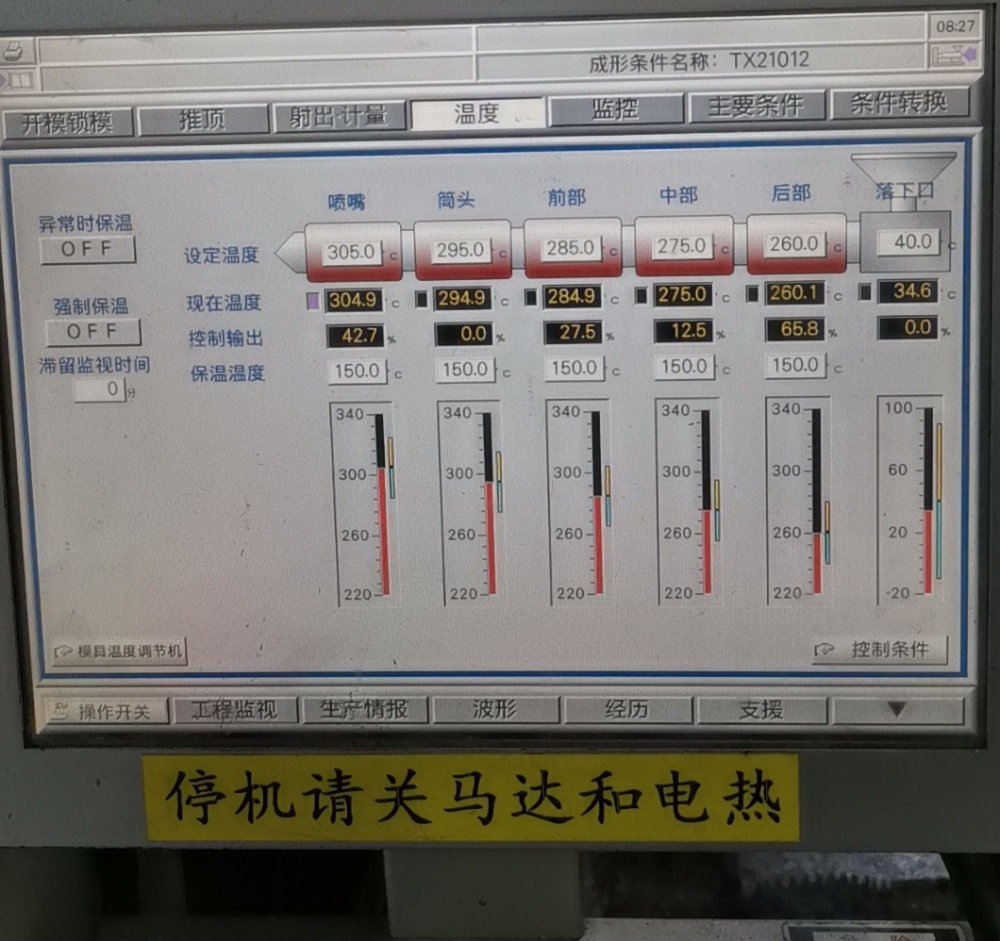
#> input picture output/rectified/boletuo_Z001_t1_炮筒.rectified.jpeg, 1000 x 941 px; its folder holds only this picture in this run
$ python feishu_card_assistant.py -i '../../output/rectified/boletuo_Z001_t1_炮筒.rectified.jpeg'   (older library calls are emulated)
#> lines starting #> are read from the running program, lines starting #| are printed output that depends on the picture; after the words box and inside, x2 and y2 are one past the last pixel; in counts of white or black regions, pixels touching at a corner belong together
### scripts/quality.py
"""HMI 图片质量门禁。

输出 JSON 报告，对每张图给出：
- triage: green | yellow | red
- reject_codes: 拒绝原因码列表（来自 docs/002 的硬拒绝集）
- warn_codes: 警告原因码列表（黄灯）
- metrics: 各分项指标
- reshoot_guidance: 给现场操作员的重拍建议

硬拒绝原因码：
DUPLICATE_ATTACHMENT, CROSS_RECORD_DUPLICATE, SCREEN_NOT_FOUND, SCREEN_TOO_SMALL,
SEVERE_GLARE, SEVERE_BLUR, SEVERE_PERSPECTIVE, PAGE_UNKNOWN,
SCREEN_CLIPPED, SEVERE_UNDEREXPOSURE（064 S02 新增，五类原因映射见 064 PLAN §3.1）

警告原因码（黄灯）：
NEEDS_RECTIFICATION, LOW_TEXT_SIZE, MINOR_GLARE, LOW_CLASS_CONFIDENCE

判定策略（013 S1 校准集 2026-07-31 第二轮校准）：
- 用 OpenCV 检测屏幕区域：四边最长的水平/垂直线 + 暗色矩形估计
- 透视：有屏幕四角时取对边长度比（>1.80 且可矫正仍硬拒；无四角回退启发式 >1.30 硬拒）
- 反光：高亮区域比例（>230 像素值）>0.15 且画面纹理已破坏（Laplacian 方差 <300）才硬拒
- 模糊：Laplacian 方差
- 屏幕太小：屏幕有效宽度 < 500px 且屏占比 <30% 硬拒；仅一项不足时黄灯
- 完整性（064 S02）：屏幕 bbox 贴图像边（余量 <1%）且四角未命中时 SCREEN_CLIPPED
  硬拒；四角命中说明屏幕完整入镜，不误判。无法定界屏幕 ROI 时不下质量结论
  （安全降级，SCREEN_NOT_FOUND 已覆盖）
- 欠曝（064 S02）：屏幕 ROI 欠曝比例 >0.85 且纹理已破坏（blur<300）才
  SEVERE_UNDEREXPOSURE 硬拒；语料无欠曝样本，阈值保守取值待补采校准
- 多码命中（064 S02）：reject_codes 返回全部机器码，red 时 reshoot_guidance
  只保留一个主提示（按 REJECT_GUIDANCE 顺序取最可操作者），yellow 维持原多提示

用法：
    python scripts/quality.py <image>... --output <report.json>
"""
from __future__ import annotations

import argparse
import json
import sys
from dataclasses import dataclass, field, asdict
from pathlib import Path

import cv2
import numpy as np


@dataclass
class QualityMetrics:
    width: int = 0
    height: int = 0
    screen_bbox: tuple[int, int, int, int] | None = None
    screen_area_ratio: float = 0.0
    perspective_ratio: float = 1.0  # 越大越倾斜
    blur_score: float = 0.0  # Laplacian variance
    glare_ratio: float = 0.0  # >230 像素比例
    dark_ratio: float = 0.0
    corners_found: bool = False  # detect_screen_corners 是否命中（命中则透视可被 rectify 矫正）
    screen_clipped: bool = False  # 屏幕 bbox 贴图像边且四角未命中（064 S02，疑似屏幕被裁切）
    roi_dark_ratio: float = 0.0  # 屏幕 ROI 内欠曝(<30)像素比例（064 S02；无 ROI 时保持 0 不强拒）


@dataclass
class QualityReport:
    filename: str
    triage: str = "green"  # green | yellow | red
    reject_codes: list[str] = field(default_factory=list)
    warn_codes: list[str] = field(default_factory=list)
    metrics: QualityMetrics = field(default_factory=QualityMetrics)
    reshoot_guidance: list[str] = field(default_factory=list)


# 阈值（013 S1 校准集 2026-07-31 第二轮校准：按误杀案例分析放宽，见 014 HANDOVER）
THRESHOLD_SCREEN_MIN_WIDTH = 500  # 绝对像素宽度下限（OCR 可用性取决于绝对像素，不取决于屏占比）
THRESHOLD_SCREEN_MIN_AREA_RATIO = 0.30  # 屏占比低于此值仅黄灯提示（高分辨率远景照绝对像素仍充足，不再红灯）
THRESHOLD_BLUR_VARIANCE = 30.0
THRESHOLD_GLARE_RATIO = 0.05
THRESHOLD_PERSPECTIVE = 1.30  # 无四角（不可矫正）时的硬拒阈值
THRESHOLD_PERSPECTIVE_RECTIFIABLE = 1.80  # 有四角（rectify 可矫正）时的硬拒阈值
# 反光硬拒需同时满足"纹理已被破坏"：白底高亮屏（如佳明过曝图）虽然 >230 比例高，
# 但 Laplacian 方差大（文字梯度仍在），OCR 可读，不应红灯
THRESHOLD_GLARE_SEVERE = 0.15
THRESHOLD_GLARE_BLUR_MAX = 300.0
# 064 S02 新增（五类原因补齐）：
THRESHOLD_EDGE_MARGIN_RATIO = 0.01  # 屏幕 bbox 距图像边不足 1% 视为贴边（疑似裁切）
THRESHOLD_DARK_SEVERE = 0.85  # 屏幕 ROI 欠曝比例硬拒下限（须同时 blur<300；语料无样本，保守值待补采校准）

# 064 S02：五类原因的硬拒码 → 中文重拍提示（064 PLAN §3.1 / 065 §3.1 冻结映射）。
# red 多码命中时 reject_codes 全部返回，reshoot_guidance 只保留列表中最靠前的一个主提示。
REJECT_GUIDANCE = {
    "SCREEN_CLIPPED": "屏幕未拍完整，请将完整屏幕框入取景框。",
    "SCREEN_NOT_FOUND": "请正对屏幕拍摄，四个屏幕边角全部入镜，不要从侧面斜拍。",
    "SEVERE_PERSPECTIVE": "请正对屏幕拍摄，四个屏幕边角全部入镜，不要从侧面斜拍。",
    "SCREEN_TOO_SMALL": "请靠近拍摄，让显示屏主体占照片大部分，同时保留完整四边。",
    "SEVERE_UNDEREXPOSURE": "画面过暗：请改善照明，确保屏幕数字区域清晰可辨后重拍。",
    "SEVERE_GLARE": "反光严重：请调整站位或关闭闪光灯，确保反光不覆盖数字区域。",
    "SEVERE_BLUR": "画面模糊：请擦净镜头、保持手机稳定，点击屏幕区域对焦后重拍。",
    "READ_ERROR": "图片无法读取，请重新拍照或检查文件格式。",
}


def detect_screen_bbox(img: np.ndarray) -> tuple[int, int, int, int] | None:
    """用暗色矩形估计屏幕四边，返回 (x, y, w, h)。

    启发式：屏幕通常有黑色边框 + 内部有亮色文本。找最大内部颜色方差的中等暗矩形。
    这里用简化方法：Canny + 形态学找最大轮廓 + 验证长宽比。
    """
    gray = cv2.cvtColor(img, cv2.COLOR_BGR2GRAY) if len(img.shape) == 3 else img
    h, w = gray.shape

    # 边缘
    edges = cv2.Canny(gray, 50, 150)
    edges = cv2.dilate(edges, np.ones((3, 3), np.uint8), iterations=2)

    contours, _ = cv2.findContours(edges, cv2.RETR_EXTERNAL, cv2.CHAIN_APPROX_SIMPLE)
    if not contours:
        return None

    # 取最大外接矩形（不做面积过滤，让 triage() 决定 SCREEN_TOO_SMALL）
    best = None
    best_area = 0
    for c in contours:
        x, y, cw, ch = cv2.boundingRect(c)
        area = cw * ch
        # 最低面积 1%（防止噪音框），不做精确过滤
        if area < h * w * 0.01:
            continue
        if cw < 200:  # 太窄的不要
            continue
        aspect = max(cw, ch) / max(1, min(cw, ch))
        if aspect > 4.0:  # 太扁的不要（很可能是边缘）
            continue
        if area > best_area:
            best_area = area
            best = (x, y, cw, ch)
    return best


def order_points(pts: np.ndarray) -> np.ndarray:
    """把 4 个点排序为 [左上, 右上, 右下, 左下]。"""
    pts = np.asarray(pts, dtype=np.float32)
    s = pts.sum(axis=1)
    diff = np.diff(pts, axis=1).ravel()
    return np.array([
        pts[np.argmin(s)],      # 左上：x+y 最小
        pts[np.argmin(diff)],   # 右上：y-x 最小
        pts[np.argmax(s)],      # 右下：x+y 最大
        pts[np.argmax(diff)],   # 左下：y-x 最大
    ], dtype=np.float32)


def detect_screen_corners(img: np.ndarray,
                          bbox: tuple[int, int, int, int] | None = None) -> np.ndarray | None:
    """检测显示屏面板四角，返回 (4,2) 像素坐标 [左上, 右上, 右下, 左下]；失败返回 None。

    启发式：显示屏面板是图中最亮的低饱和区域（浅灰/白），边框与机身明显更暗。
    在缩略图上做 (V>140 且 S<90) 阈值 → 形态学闭/开 → 最大轮廓 →
    approxPolyDP 逼近四边形；逼近不出四点则用 minAreaRect 的旋转矩形四角。

    S4（2026-07-30）新增：供 rectify.py 透视矫正与 compute_perspective_ratio 真实测量复用。
    083 S05：传入 bbox（detect_screen_bbox 结果）时做子面板防护——局部亮区
    （如屏幕下半功能面板）被当作整屏会让矫正裁掉上部温度区；四角候选面积
    显著小于 bbox 且基本被其包含时判为子面板，返回 None 走 bbox 回退。
    """
    h, w = img.shape[:2]
    scale = 800 / max(h, w)
    small = cv2.resize(img, (int(w * scale), int(h * scale))) if scale < 1 else img.copy()
    hsv = cv2.cvtColor(small, cv2.COLOR_BGR2HSV)
    _, S, V = cv2.split(hsv)
    mask = ((V > 140) & (S < 90)).astype(np.uint8) * 255
    mask = cv2.morphologyEx(mask, cv2.MORPH_CLOSE, np.ones((15, 15), np.uint8))
    mask = cv2.morphologyEx(mask, cv2.MORPH_OPEN, np.ones((7, 7), np.uint8))

    contours, _ = cv2.findContours(mask, cv2.RETR_EXTERNAL, cv2.CHAIN_APPROX_SIMPLE)
    sh, sw = mask.shape
    best, best_area = None, 0.0
    for c in contours:
        area = cv2.contourArea(c)
        if area < sh * sw * 0.05:  # 至少占图 5%，防噪声
            continue
        if area > best_area:
            best, best_area = c, area
    if best is None:
        return None

    inv = 1.0 / scale if scale < 1 else 1.0
    peri = cv2.arcLength(best, True)
    approx = cv2.approxPolyDP(best, 0.02 * peri, True)
    if len(approx) == 4:
        quad = approx.reshape(-1, 2).astype(np.float32) * inv
    else:
        quad = cv2.boxPoints(cv2.minAreaRect(best)).astype(np.float32) * inv

    quad = order_points(quad)
    # 基本合理性：四边都 > 100px（原图尺度），长宽比不过分离谱
    widths = [np.linalg.norm(quad[1] - quad[0]), np.linalg.norm(quad[2] - quad[3])]
    heights = [np.linalg.norm(quad[3] - quad[0]), np.linalg.norm(quad[2] - quad[1])]
    if min(widths + heights) < 100:
        return None
    aspect = max(widths) / max(1.0, min(heights))
    if not 0.4 <= aspect <= 4.0:
        return None
    if bbox is not None:
        bx, by, bw, bh = bbox
        if bw > 0 and bh > 0:
            qx0, qy0 = float(quad[:, 0].min()), float(quad[:, 1].min())
            qx1, qy1 = float(quad[:, 0].max()), float(quad[:, 1].max())
            mx, my = bw * 0.10, bh * 0.10
            inside = (qx0 >= bx - mx and qx1 <= bx + bw + mx
                      and qy0 >= by - my and qy1 <= by + bh + my)
            # 083 S07：bbox 已接近整幅（≥60% 图幅，整机面板被当成屏幕）且四角
            # 候选在 bbox 内均匀留边（上缘距 bbox 顶 ≤25% 高度）时，bbox 是
            # 「机器」而非「屏幕」——其内部四角候选（真 LCD）不应被子面板防护
            # 否决（伯乐 500EKS 竖屏整机实拍 bbox 占 79%、真屏上缘距仅 6% 被误杀；
            # 伯乐 Z001 斜拍 bbox 占 72%、真屏上缘距 5%）。S05 原子面板场景
            # （EST Luban：局部亮区 quad 深陷屏幕 bbox 下半部，上缘距 42%、
            # 下缘距 2%）不满足豁免，防护行为不变。
            bbox_is_frame = bw * bh >= 0.6 * (w * h)
            quad_evenly_nested = (qy0 - by) <= 0.25 * bh
            # 083 S09：整机面板上缘留白较大（手写告示/机台 logo 占顶部 >25%）时
            # 真屏四角仍被误杀（伯乐 TX25024 720px 整机照，真屏四缘留边
            # 17%~44% 均匀居中）。四缘留边均 ≥10% 的居中候选与「贴顶真屏」
            # 一样不是局部亮面子面板，同样豁免；S05 EST 子面板（下缘距 2%
            # 贴底）不满足四缘条件，防护行为不变。
            all_margins = (qx0 - bx >= 0.10 * bw and bx + bw - qx1 >= 0.10 * bw
                           and qy0 - by >= 0.10 * bh and by + bh - qy1 >= 0.10 * bh)
            exempt = bbox_is_frame and (quad_evenly_nested or all_margins)
            if (inside and not exempt
                    and cv2.contourArea(quad) < 0.55 * bw * bh):
                return None
    return quad


def compute_perspective_ratio(bbox: tuple[int, int, int, int] | None, gray: np.ndarray,
                              quad: np.ndarray | None = None) -> float:
    """估计屏幕透视畸变程度，>=1.0，越大越倾斜。

    S4 起为真实测量（修正此前"名为透视、实为长宽比罚分"的名不副实问题）：
    有屏幕四角（detect_screen_corners）时取对边长度比
    max(上/下, 下/上, 左/右, 右/左)——正对屏幕拍摄时平行边等长，比值≈1.0；
    斜拍时近大远小，比值增大。

    四角不可得时回退旧启发式：屏幕长宽比偏离 [0.7, 2.5] 罚 1.3；屏幕被图像边
    严重裁切罚 1.5。阈值（THRESHOLD_PERSPECTIVE=1.30）两种口径下语义一致。
    """
    if quad is not None:
        q = order_points(quad)
        top = float(np.linalg.norm(q[1] - q[0]))
        bottom = float(np.linalg.norm(q[2] - q[3]))
        left = float(np.linalg.norm(q[3] - q[0]))
        right = float(np.linalg.norm(q[2] - q[1]))
        ratios = []
        for a, b in ((top, bottom), (left, right)):
            lo, hi = min(a, b), max(a, b)
            if lo > 0:
                ratios.append(hi / lo)
        return max(ratios) if ratios else 1.0

    if bbox is None:
        return 1.0
    x, y, bw, bh = bbox
    # 检查屏幕长宽比是否在合理范围（屏幕本身通常宽 > 高，或接近方形）
    aspect = bw / max(bh, 1)
    # 屏幕长宽比偏离 [0.7, 2.5] -> 罚分
    if 0.7 <= aspect <= 2.5:
        aspect_penalty = 1.0
    else:
        aspect_penalty = 1.3

    # 屏幕被图像边严重裁切（边界外推 > 50px）-> reject
    h, w = gray.shape
    margin = 50
    heavily_clipped = (x < -margin or y < -margin
                       or x + bw > w + margin or y + bh > h + margin)
    if heavily_clipped:
        return 1.5  # 严重

    return aspect_penalty


# [14 lines left out: function measure_perspective, not called in this run]


def compute_blur(gray: np.ndarray) -> float:
    return float(cv2.Laplacian(gray, cv2.CV_64F).var())


def compute_glare(gray: np.ndarray) -> float:
    high = (gray > 230).sum()
    total = gray.size
    return float(high / total) if total else 0.0


def compute_dark(gray: np.ndarray) -> float:
    low = (gray < 30).sum()
    total = gray.size
    return float(low / total) if total else 0.0


def estimate_text_size(bbox: tuple[int, int, int, int] | None) -> int | None:
    """基于屏幕高度估计最小数字字符像素高度（启发式：屏幕高度的 5%）。"""
    if bbox is None:
        return None
    return int(bbox[3] * 0.05)


def triage(report: QualityReport) -> None:
    m = report.metrics
    tri = "green"
    reshoot = []

    if m.screen_bbox is None:
        report.reject_codes.append("SCREEN_NOT_FOUND")
        tri = "red"
        reshoot.append(REJECT_GUIDANCE["SCREEN_NOT_FOUND"])

    # 064 S02 完整性独立机器码：bbox 贴图像边且四角未命中 → 屏幕疑似被裁切。
    # 四角命中说明屏幕完整入镜；bbox 缺失（SCREEN_NOT_FOUND）时不重复判裁切。
    if m.screen_bbox is not None and m.screen_clipped:
        report.reject_codes.append("SCREEN_CLIPPED")
        tri = "red"
        reshoot.append(REJECT_GUIDANCE["SCREEN_CLIPPED"])

    if m.screen_bbox is not None:
        x, y, bw, bh = m.screen_bbox
        if (bw < THRESHOLD_SCREEN_MIN_WIDTH
                and m.screen_area_ratio < THRESHOLD_SCREEN_MIN_AREA_RATIO):
            report.reject_codes.append("SCREEN_TOO_SMALL")
            tri = "red"
            reshoot.append(REJECT_GUIDANCE["SCREEN_TOO_SMALL"])
        # 最小数字字符像素
        text_h = estimate_text_size(m.screen_bbox)
        if text_h is not None and text_h < 14:
            report.warn_codes.append("LOW_TEXT_SIZE")
            if tri == "green":
                tri = "yellow"
            reshoot.append("屏幕内的数字太小，请靠近拍摄让数字字符清晰可辨。")

    if m.perspective_ratio > (THRESHOLD_PERSPECTIVE_RECTIFIABLE if m.corners_found else THRESHOLD_PERSPECTIVE):
        report.reject_codes.append("SEVERE_PERSPECTIVE")
        tri = "red"
        reshoot.append(REJECT_GUIDANCE["SEVERE_PERSPECTIVE"])
    elif m.perspective_ratio > 1.10:
        report.warn_codes.append("NEEDS_RECTIFICATION")
        if tri == "green":
            tri = "yellow"

    if m.blur_score < THRESHOLD_BLUR_VARIANCE:
        report.reject_codes.append("SEVERE_BLUR")
        tri = "red"
        reshoot.append(REJECT_GUIDANCE["SEVERE_BLUR"])

    if m.glare_ratio > THRESHOLD_GLARE_SEVERE and m.blur_score < THRESHOLD_GLARE_BLUR_MAX:
        report.reject_codes.append("SEVERE_GLARE")
        tri = "red"
        reshoot.append(REJECT_GUIDANCE["SEVERE_GLARE"])
    elif m.glare_ratio > 0.05:
        report.warn_codes.append("MINOR_GLARE")
        if tri == "green":
            tri = "yellow"
    elif m.glare_ratio > 0.02:
        report.warn_codes.append("MINOR_GLARE")
        if tri == "green":
            tri = "yellow"

    # 064 S02 欠曝独立机器码：仅基于屏幕 ROI（不用全图背景做强拒识），
    # 且须纹理已被破坏（blur<300），避免误伤暗底亮字的数码管面板。
    if (m.screen_bbox is not None and m.roi_dark_ratio > THRESHOLD_DARK_SEVERE
            and m.blur_score < THRESHOLD_GLARE_BLUR_MAX):
        report.reject_codes.append("SEVERE_UNDEREXPOSURE")
        tri = "red"
        reshoot.append(REJECT_GUIDANCE["SEVERE_UNDEREXPOSURE"])

    # 屏幕占比过低：只黄灯提示。OCR 可用性取决于屏幕绝对像素宽度（上方 width 规则），
    # 高分辨率远景照屏占比低但绝对像素充足（校准集 rank06 2525px / rank11 2366px 宽被误杀）
    if m.screen_bbox is not None and m.screen_area_ratio < THRESHOLD_SCREEN_MIN_AREA_RATIO:
        report.warn_codes.append("LOW_TEXT_SIZE")
        if tri == "green":
            tri = "yellow"
        reshoot.append("屏幕占照片比例偏低：建议靠近拍摄，让显示屏主体占照片大部分。")

    # 064 S02：red 多码命中时只保留一个主提示（REJECT_GUIDANCE 声明顺序即优先级）；
    # yellow/green 维持原有多提示行为不变。
    if tri == "red":
        for code, guidance in REJECT_GUIDANCE.items():
            if code in report.reject_codes:
                reshoot = [guidance]
                break

    report.triage = tri
    report.reshoot_guidance = reshoot


def assess(image_path: Path) -> QualityReport:
    img = cv2.imread(str(image_path))
#> img is the input picture: shape (941, 1000, 3); mean B, G, R 116, 120.3, 122.8
    if img is None:
        r = QualityReport(filename=image_path.name)
        r.reject_codes.append("READ_ERROR")
        r.triage = "red"
        r.reshoot_guidance.append(REJECT_GUIDANCE["READ_ERROR"])
        return r
    h, w = img.shape[:2]
    gray = cv2.cvtColor(img, cv2.COLOR_BGR2GRAY)
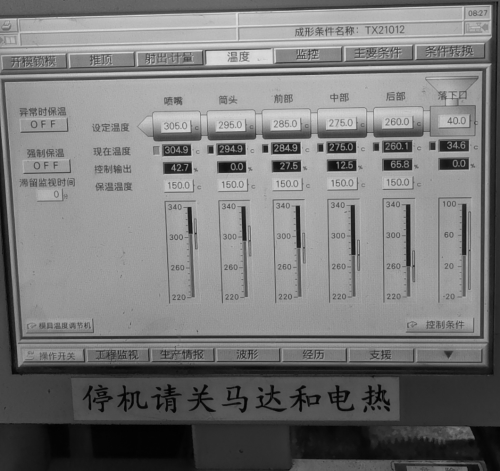
#> gray: shape (941, 1000) (shown at 1/2 size); min 0, max 229, mean 120.6

    bbox = detect_screen_bbox(img)
#> in detect_screen_bbox, `edges = cv2.Canny(gray, 50, 150)`:
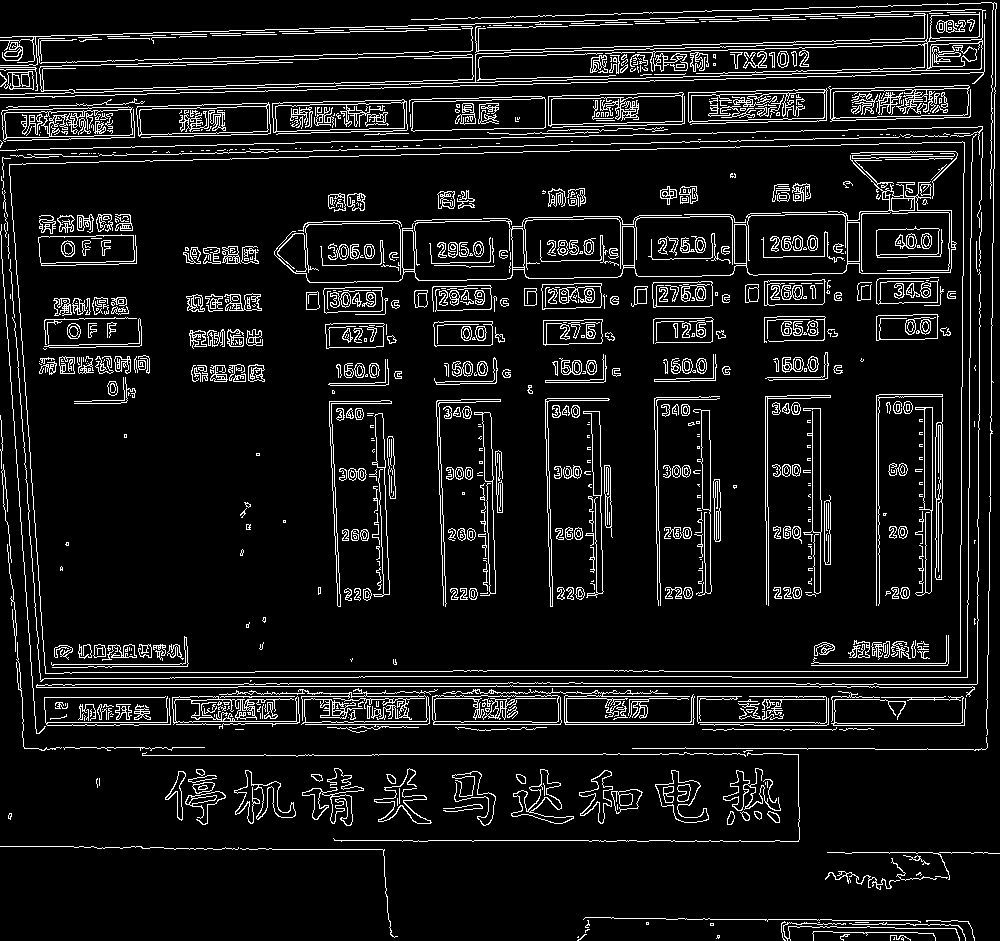
#> edges: shape (941, 1000); 9.1% white in thin lines or dots
#> in detect_screen_bbox, `contours, _ = cv2.findContours(edges, cv2.RETR_EXTERNAL, cv2.CHAIN_APP..`: contours = 16 contours; largest, box (x1, y1, x2, y2) and area: (0, 0, 999, 844) 699788, (575, 915, 977, 941) 4440, (823, 850, 1000, 892) 3064, (721, 766, 783, 827) 2332, (300, 766, 366, 828) 2244
#> (the rest of the program and of its run is left out)
